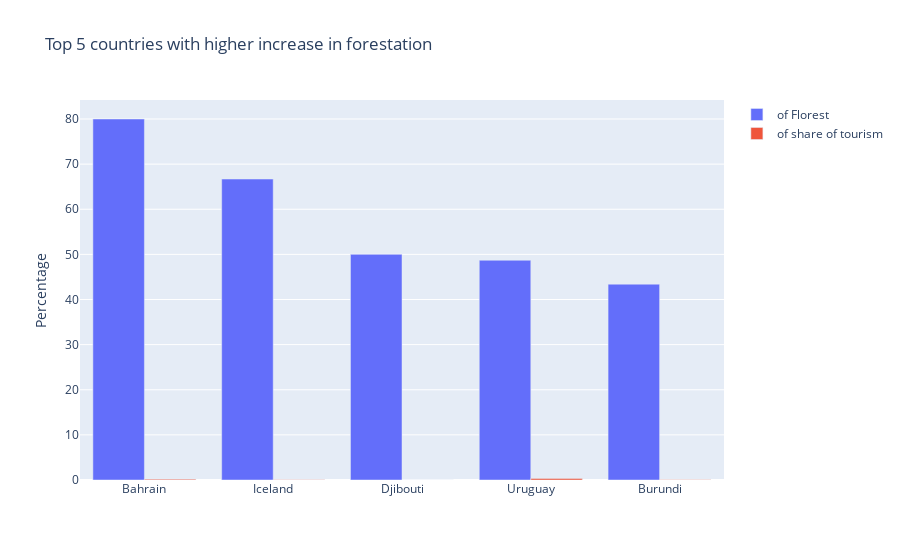

This figure's notebook cell:
### Code cell
#creating double bar graph
fig  = go.Figure(
    data=[
        go.Bar(
            name="of Florest",
            x=df["country_name"],
            y=df["dp_delta"],
            offsetgroup=0,
        ),
        go.Bar(
            name="of share of tourism",
            x=df["country_name"],
            y=df["share_of_visit"],
            offsetgroup=1,
        ),
    ],
    layout=go.Layout(
        title="Top 5 countries with higher increase in forestation",
        yaxis_title="Percentage"
    )
)
fig.show()
fig.write_image("../figures/top5t.png")

### Figure 1 — Plotly figure (JSON) as saved in the notebook; plotly's stock layout.template omitted (floating-point values rounded to 4 significant figures)
{"data": [{"name": "of Florest", "offsetgroup": "0", "type": "bar", "x": ["Bahrain", "Iceland", "Djibouti", "Uruguay", "Burundi"], "y": [80, 66.7, 50, 48.7, 43.4]}, {"name": "of share of tourism", "offsetgroup": "1", "type": "bar", "x": ["Bahrain", "Iceland", "Djibouti", "Uruguay", "Burundi"], "y": [0.1913, 0.04891, 0.006314, 0.3488, 0.02996]}], "layout": {"autosize": true, "title": {"text": "Top 5 countries with higher increase in forestation"}, "xaxis": {"autorange": true, "range": [-0.5, 4.5], "type": "category"}, "yaxis": {"autorange": true, "range": [0, 84.21], "title": {"text": "Percentage"}, "type": "linear"}}}
